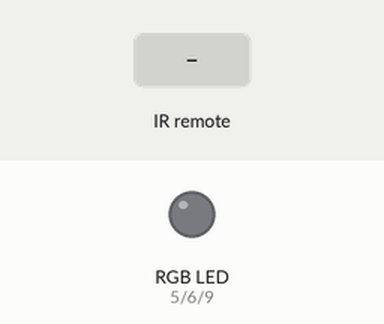
This sketch was run on a simulated Arduino Uno, built with avr-gcc and run on an emulated ATmega328P. Shown: an RGB LED mixed from three pins (HIGH = lit). The inputs (shaded band) are chosen by the test bench.

Above: at 1.2 s.
1.3 s: infrared code 0xF7C03F received
At 1.8 s:
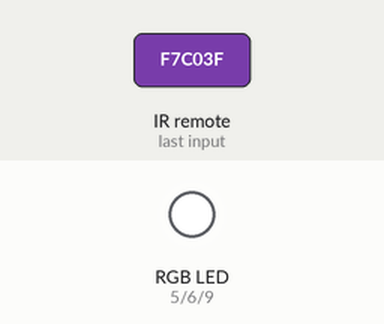
2.8 s: infrared code 0xF7807F received
At 4.0 s:
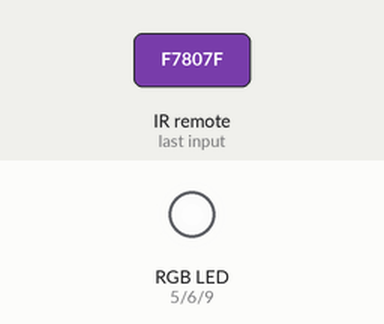
4.3 s: infrared code 0xF720DF received
At 5.4 s:
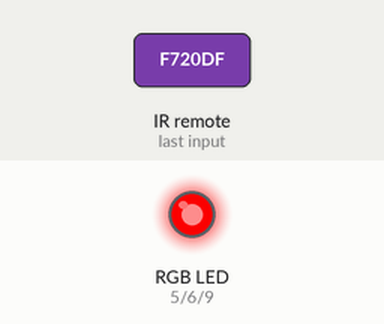
5.8 s: infrared code 0xF7E01F received
At 6.6 s:
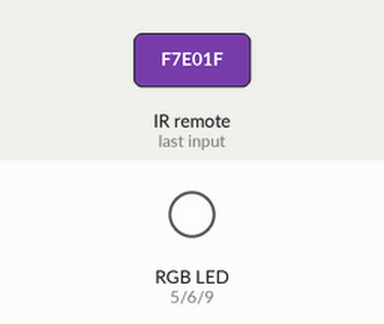
Timing chart, 0 to 8.3 s (numbered marks = the images above; inputs shaded):
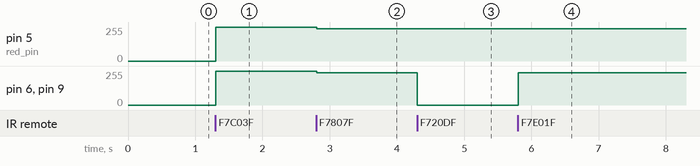

Measured:
- after the input at 1.3 s, pin 5 (red_pin), pin 6 (green_pin), pin 9 (blue_pin): 0/255 → 255/255 at once
- after the input at 2.8 s, pin 5 (red_pin), pin 6 (green_pin), pin 9 (blue_pin): 255/255 → 242/255 at once
- after the input at 4.3 s, pin 6 (green_pin), pin 9 (blue_pin): 242/255 → 0/255 at once
- after the input at 5.8 s, pin 6 (green_pin), pin 9 (blue_pin): 0/255 → 242/255 at once

The sketch:

lamp.ino
```cpp
#include "IRremote.h"
#include "lamp.h"

const int ir_pin = 2;
const int red_pin = 5;
const int green_pin = 6;
const int blue_pin = 9;
const bool led_type = RGBLed::COMMON_CATHODE;

IRrecv irrecv(ir_pin);
Lamp lamp(red_pin, green_pin, blue_pin, led_type);

void setup() {
	Serial.begin(9600);

	// enable receiving IR
	irrecv.enableIRIn();
}

void loop() {
	if (irrecv.decode()) {
		if (irrecv.results.decode_type == NEC) {
			lamp.receive(irrecv.results.value);
		}
		irrecv.resume();
	}
	delay(100);
}
```

color.h
```cpp
#ifndef COLOR_H
# define COLOR_H

// define color type
typedef int color_t[3];

// Index in colors
// NB_COLOR represents the number of colors and by extension colors size
enum ColorIndex {
	WHITE,
	RED,
	DARK_ORANGE,
	ORANGE,
	WHITE_ORANGE,
	YELLOW,
	GREEN,
	LIME,
	WHITE_CYAN,
	CYAN,
	DARK_CYAN,
	BLUE,
	MID_BLUE,
	PURPLE,
	MID_PURPLE,
	PINK,
	NB_COLOR,
};

// TODO: fix color
constexpr color_t colors[NB_COLOR] = {
  {255, 255,  255}, // WHITE
  {255, 0,  0}, // RED
  {211, 84, 0}, // DARK_ORANGE
  {255, 128,  0},  // ORANGE
  {243, 156,  18},  // WHITE_ORANGE
  {255, 255,  0}, // YELLOW
  {0,  255,  0},  // GREEN
  {0, 255,  128}, // LIME
  {0, 255,  128}, // WHITE_CYAN
  {0, 255,  255}, // CYAN
  {0, 128,  255}, // DARK_CYAN
  {0, 0,  255}, // BLUE
  {0, 128,  255}, // MID_BLUE
  {128, 0, 255}, // PURPLE
  {255, 0, 255}, // MID_PURPLE
  {255, 0,  128}, // PINK
};

#endif
```

lamp.cpp
```cpp
#include "lamp.h"

int Lamp::FLASH_DURATION = 500;
int Lamp::STROBE_DURATION = 1000;

Lamp::Lamp(int const red_pin, int const green_pin, int const blue_pin, bool const led_type) : _led(red_pin, green_pin, blue_pin, led_type), _intensity(100), _action(0)
{
	// set color to white by default
	setColor(ColorIndex::WHITE);

	// turn off led at initialisation
	_led.off();
}

// helper function which return true if search is find in array
inline bool in_array(uint32_t const arr[], uint32_t const search) {
	for (size_t i = 0; i < sizeof(arr) / sizeof(*arr); ++i) {
		if (arr[i] == search)
			return true;
	}
	return false;
}

void Lamp::receive(uint32_t const action) {
	static const uint32_t one_time_action[] = {
		POWER_ON, POWER_OFF, LIGHT_UP, LIGHT_DOWN, SET_WHITE, SET_RED,
		SET_DARK_ORANGE, SET_ORANGE, SET_WHITE_ORANGE, SET_YELLOW,
		SET_GREEN, SET_LIME, SET_WHITE_CYAN, SET_CYAN, SET_DARK_CYAN,
		SET_BLUE, SET_MID_BLUE, SET_PURPLE, SET_MID_PURPLE, SET_PINK,
	};
	static const uint32_t multiple_time_action[] = {
		FLASH, STROBE, FADE, SMOOTH,
	};

	if (action == _action && in_array(one_time_action, action))
		return ;

	_action = action;
	switch (action) {
		case POWER_ON:
			color();
			break ;
		case POWER_OFF:
			_led.off();
			break ;
		case LIGHT_UP:
			lightUp();
			break ;
		case LIGHT_DOWN:
			lightDown();
			break ;
		case FLASH:
			flash();
			break ;
		case STROBE:
			strobe();
			break ;
		case FADE:
			fade();
			break ;
		case SMOOTH:
			smooth();
			break ;
		case SET_WHITE:
			setColor(ColorIndex::WHITE);
			break ;
		case SET_RED:
			setColor(ColorIndex::RED);
			break ;
		case SET_DARK_ORANGE:
			setColor(ColorIndex::DARK_ORANGE);
			break ;
		case SET_ORANGE:
			setColor(ColorIndex::ORANGE);
			break ;
		case SET_WHITE_ORANGE:
			setColor(ColorIndex::WHITE_ORANGE);
			break ;
		case SET_YELLOW:
			setColor(ColorIndex::YELLOW);
			break ;
		case SET_GREEN:
			setColor(ColorIndex::GREEN);
			break ;
		case SET_LIME:
			setColor(ColorIndex::LIME);
			break ;
		case SET_WHITE_CYAN:
			setColor(ColorIndex::WHITE_CYAN);
			break ;
		case SET_CYAN:
			setColor(ColorIndex::CYAN);
			break ;
		case SET_DARK_CYAN:
			setColor(ColorIndex::DARK_CYAN);
			break ;
		case SET_BLUE:
			setColor(ColorIndex::BLUE);
			break ;
		case SET_MID_BLUE:
			setColor(ColorIndex::MID_BLUE);
			break ;
		case SET_PURPLE:
			setColor(ColorIndex::PURPLE);
			break ;
		case SET_MID_PURPLE:
			setColor(ColorIndex::MID_PURPLE);
			break ;
		case SET_PINK:
			setColor(ColorIndex::PINK);
			break ;
		default:
			break ;
	}
}

void Lamp::lightUp() {
	_intensity += 5;

	if (_intensity > 100) {
		_intensity = 100;
	}

	color();
}

void Lamp::lightDown() {
	_intensity -= 5;

	if (_intensity < 0) {
		_intensity = 0;
	}

	color();
}

void Lamp::setColor(color_t const & new_color) {
	for (byte i = 0; i < sizeof(new_color) / sizeof(*new_color); ++i) {
		_color[i] = new_color[i];
	}
	color();
}

void Lamp::setColor(ColorIndex const & color) {
	setColor(colors[color]);
}

void Lamp::flash() const {
  /*
	// TODO: replace by color: use with millis() to not use delay
	for (int i = 0; i < ColorIndex::NB_COLOR; ++i) {
		_led.flash(colors[i], FLASH_DURATION);
	}
 */
}

void Lamp::strobe() const {
  /*
	_led.flash(colors[ColorIndex::WHITE], STROBE_DURATION);
 */
}

void Lamp::fade() const {
	// TODO
}

void Lamp::smooth() const {
	fade();
}

void Lamp::color() const {
	_led.brightness(_color, _intensity);
}
```

lamp.h
```cpp
#ifndef LAMP_H
# define LAMP_H

# include "RGBLed.h"
# include "color.h"

// code send by remote
constexpr uint32_t POWER_ON = 0xF7C03F;
constexpr uint32_t POWER_OFF = 0xF740BF;
constexpr uint32_t LIGHT_UP = 0xF700FF;
constexpr uint32_t LIGHT_DOWN = 0xF7807F;
constexpr uint32_t FLASH = 0xF7D02F;
constexpr uint32_t STROBE = 0xF7F00F;
constexpr uint32_t FADE = 0xF7C837;
constexpr uint32_t SMOOTH = 0xF7E817;
constexpr uint32_t SET_WHITE = 0xF7E01F;
constexpr uint32_t SET_RED = 0xF720DF;
constexpr uint32_t SET_DARK_ORANGE = 0xF710EF;
constexpr uint32_t SET_ORANGE = 0xF730CF;
constexpr uint32_t SET_WHITE_ORANGE = 0xF708F7;
constexpr uint32_t SET_YELLOW = 0xF728D7;
constexpr uint32_t SET_GREEN = 0xF7A05F;
constexpr uint32_t SET_LIME = 0xF7906F;
constexpr uint32_t SET_WHITE_CYAN = 0xF7B04F;
constexpr uint32_t SET_CYAN = 0xF78877;
constexpr uint32_t SET_DARK_CYAN = 0xF7A857;
constexpr uint32_t SET_BLUE = 0xF7609F;
constexpr uint32_t SET_MID_BLUE = 0xF750AF;
constexpr uint32_t SET_PURPLE = 0xF7708F;
constexpr uint32_t SET_MID_PURPLE = 0xF748B7;
constexpr uint32_t SET_PINK = 0xF76897;

class Lamp {
	public:
		Lamp(int const red_pin, int const blue_pin, int const green_pin, bool const led_type);

		void receive(uint32_t const action);

		// different mode duration
		static int FLASH_DURATION;
		static int STROBE_DURATION;

	protected:
		// protected functions called by received
		void lightUp();		// increase light intensity
		void lightDown();	// decrease light intensity

		void setColor(color_t const & color);		// set _color
		void setColor(ColorIndex const & color);	// set _color

		void flash() const;	// put in flash mode
		void strobe() const;	// put in strobe mode
		void fade() const;	// put in fade mode
		void smooth() const;	// put in smooth mode
		void color() const;	// color led with _color and _intensity

		// private variables
		RGBLed _led;
		int _intensity;
		color_t _color;
		uint32_t _action;
};

#endif
```
